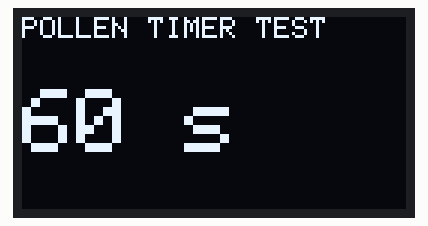
Simulated run of this sketch. Board: ESP8266 (NodeMCU). On the bench: 128×64 one-colour display. What the sketch prints to the serial monitor is not drawn.

Above: at 0.1 s.
At 4.1 s:
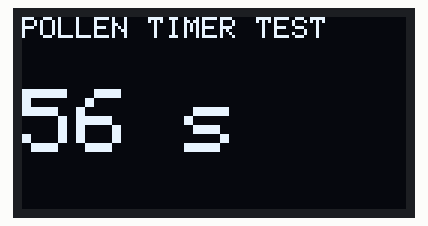
At 9.1 s:
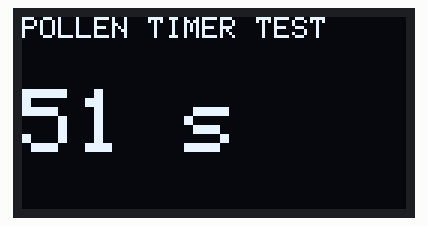
At 19.1 s:
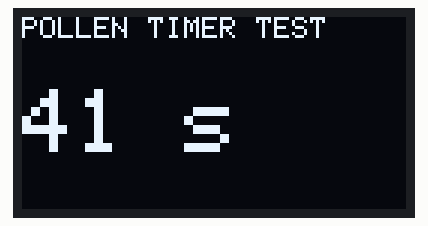
At 29.1 s:
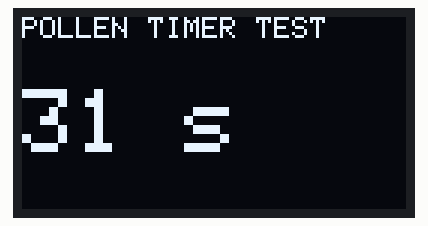
At 38.1 s:
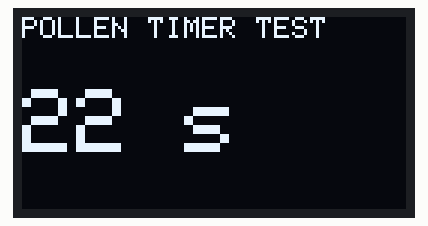

Measured:
- what the display in image 1 shows lasts 1.0 s, from 4.1 s to 5.1 s

The sketch:

sketch_sep15a.ino
```cpp
#include <Wire.h>
#include <Adafruit_GFX.h>
#include <Adafruit_SSD1306.h>

// 屏幕宽128、高64；-1表示没有独立复位引脚
Adafruit_SSD1306 oled(128, 64, &Wire, -1);

const uint32_t durationMs = 60000; // 测试时长：60秒
uint32_t startMs;                 // 记录开始时间
int lastSeconds = -1;             // 上次显示的秒数
bool finished = false;           // 是否已经结束

void setup() {
  Serial.begin(115200);

  // I²C：SDA接D2，SCL接D1
  Wire.begin(D2, D1);

  // 使用已配置的I²C接口，屏幕地址为0x3C
  if (!oled.begin(SSD1306_SWITCHCAPVCC, 0x3C, false, false)) {
    Serial.println("OLED buffer allocation failed.");
    while (true) {
      delay(100);
    }
  }

  oled.clearDisplay();
  oled.setTextColor(SSD1306_WHITE);
  oled.setTextWrap(false);

  startMs = millis(); // 从此刻开始计时
  Serial.println("Countdown started.");
}

void loop() {
  if (finished) {
    delay(10);
    return; // 完成后保留DONE画面
  }

  uint32_t elapsed = millis() - startMs;

  // 向上取整剩余秒数，依次显示60、59……0
  int secondsLeft = 0;
  if (elapsed < durationMs) {
    secondsLeft = (durationMs - elapsed + 999) / 1000;
  }

  // 只有秒数变化时才更新画面
  if (secondsLeft != lastSeconds) {
    lastSeconds = secondsLeft;
    oled.clearDisplay();

    oled.setTextSize(1);
    oled.setCursor(0, 0);
    oled.print("POLLEN TIMER TEST");

    oled.setTextSize(3);
    oled.setCursor(0, 24);

    if (secondsLeft > 0) {
      oled.print(secondsLeft);
      oled.print(" s");
    } else {
      oled.print("DONE");
      finished = true;
      Serial.println("Countdown finished.");
    }

    oled.display(); // 将画面真正发送到屏幕
  }

  delay(10);
}
```
